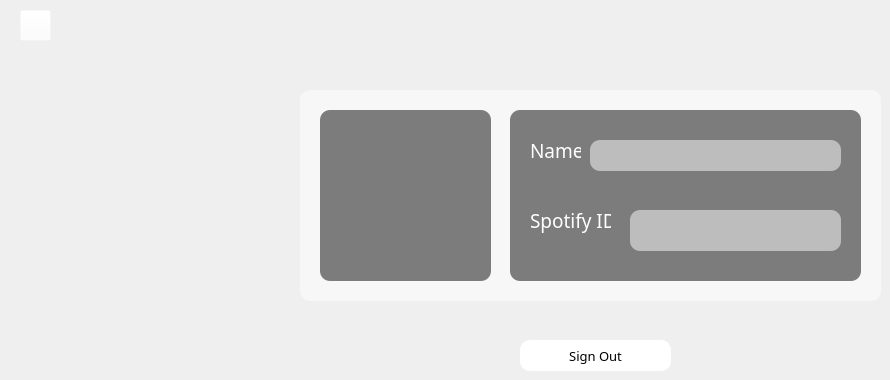
       <widget class="QWidget" name="profilePage">
        <widget class="QFrame" name="homeButtonFrame_3">
         <property name="geometry">
          <rect>
           <x>10</x>
           <y>0</y>
           <width>51</width>
           <height>51</height>
          </rect>
         </property>
         <property name="styleSheet">
          <string notr="true">background-color: rgba(255, 255, 255, 0);</string>
         </property>
         <property name="frameShape">
          <enum>QFrame::StyledPanel</enum>
         </property>
         <property name="frameShadow">
          <enum>QFrame::Raised</enum>
         </property>
         <widget class="QPushButton" name="homeButton_profile">
          <property name="geometry">
           <rect>
            <x>10</x>
            <y>10</y>
            <width>31</width>
            <height>31</height>
           </rect>
          </property>
          <property name="styleSheet">
           <string notr="true">QPushButton{
	image: url(:/icons/Media/icons/goback.png);
	background-color: rgba(255, 255, 255, 0);
}

QPushButton:hover{
	image: url(:/icons/Media/icons/goback.png);
	background-color: rgba(255, 255, 255, 0);
	border-style: none;
	border-radius: 40px;
}</string>
          </property>
          <property name="text">
           <string/>
          </property>
         </widget>
        </widget>
        <widget class="QFrame" name="mainProfileFrame">
         <property name="geometry">
          <rect>
           <x>300</x>
           <y>90</y>
           <width>581</width>
           <height>211</height>
          </rect>
         </property>
         <property name="styleSheet">
          <string notr="true">background-color: rgba(255, 255, 255, 0.5);
border-style: none;
border-radius: 10px;</string>
         </property>
         <property name="frameShape">
          <enum>QFrame::StyledPanel</enum>
         </property>
         <property name="frameShadow">
          <enum>QFrame::Raised</enum>
         </property>
         <widget class="QLabel" name="profilePicBox">
          <property name="geometry">
           <rect>
            <x>20</x>
            <y>20</y>
            <width>171</width>
            <height>171</height>
           </rect>
          </property>
          <property name="styleSheet">
           <string notr="true">background-color: rgba(0, 0, 0, 0.5);
border-style: none;
border-radius: 10px;</string>
          </property>
          <property name="text">
           <string/>
          </property>
         </widget>
         <widget class="QFrame" name="infoFrame">
          <property name="geometry">
           <rect>
            <x>210</x>
            <y>20</y>
            <width>351</width>
            <height>171</height>
           </rect>
          </property>
          <property name="styleSheet">
           <string notr="true">background-color: rgba(0, 0, 0, 0.5);</string>
          </property>
          <property name="frameShape">
           <enum>QFrame::StyledPanel</enum>
          </property>
          <property name="frameShadow">
           <enum>QFrame::Raised</enum>
          </property>
          <widget class="QLabel" name="nameLabel">
           <property name="geometry">
            <rect>
             <x>20</x>
             <y>20</y>
             <width>51</width>
             <height>41</height>
            </rect>
           </property>
           <property name="font">
            <font>
             <family>Humanst521 BT</family>
             <pointsize>14</pointsize>
            </font>
           </property>
           <property name="styleSheet">
            <string notr="true">color: rgb(255, 255, 255);
background-color: rgba(255, 255, 255, 0);</string>
           </property>
           <property name="text">
            <string>Name: </string>
           </property>
          </widget>
          <widget class="QLabel" name="subscriptLabel">
           <property name="geometry">
            <rect>
             <x>20</x>
             <y>90</y>
             <width>81</width>
             <height>41</height>
            </rect>
           </property>
           <property name="font">
            <font>
             <family>Humanst521 BT</family>
             <pointsize>14</pointsize>
            </font>
           </property>
           <property name="styleSheet">
            <string notr="true">color: rgb(255, 255, 255);
background-color: rgba(255, 255, 255, 0);</string>
           </property>
           <property name="text">
            <string>Spotify ID:</string>
           </property>
          </widget>
          <widget class="QTextEdit" name="name_txtbox">
           <property name="geometry">
            <rect>
             <x>80</x>
             <y>30</y>
             <width>251</width>
             <height>31</height>
            </rect>
           </property>
           <property name="styleSheet">
            <string notr="true">background-color: rgba(255, 255, 255, 0.5);
border-radius: 10px;
border-style: none;
color: black;
font-size: 12pt;
height: 30px;</string>
           </property>
          </widget>
          <widget class="QTextEdit" name="sub_txtbox">
           <property name="geometry">
            <rect>
             <x>120</x>
             <y>100</y>
             <width>211</width>
             <height>41</height>
            </rect>
           </property>
           <property name="styleSheet">
            <string notr="true">background-color: rgba(255, 255, 255, 0.5);
border-radius: 10px;
border-style: none;
color: black;
font-size: 12pt;
height: 30px;</string>
           </property>
          </widget>
         </widget>
        </widget>
        <widget class="QPushButton" name="signoutButton">
         <property name="geometry">
          <rect>
           <x>520</x>
           <y>340</y>
           <width>151</width>
           <height>31</height>
          </rect>
         </property>
         <property name="font">
          <font>
           <family>Humnst777 BT</family>
           <pointsize>10</pointsize>
          </font>
         </property>
         <property name="styleSheet">
          <string notr="true">QPushButton{
	background-color: rgb(255, 255, 255);
	border-style: none;
	border-radius: 10px;
}

QPushButton:hover{
	background-color: rgb(248, 231, 28);
	border-style: none;
	border-radius: 10px;
	font-weight: bold;
}</string>
         </property>
         <property name="text">
          <string>Sign Out</string>
         </property>
        </widget>
       </widget>
